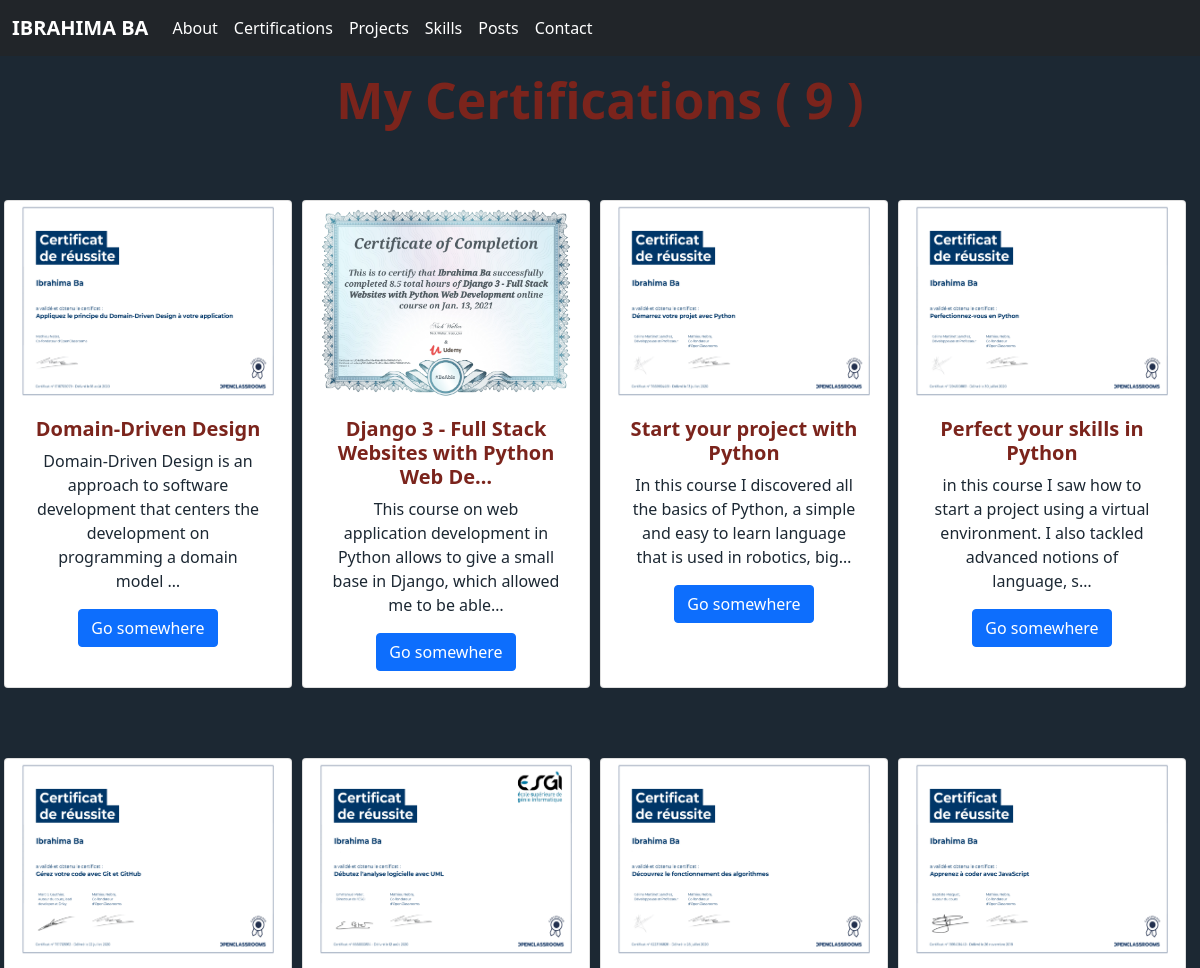
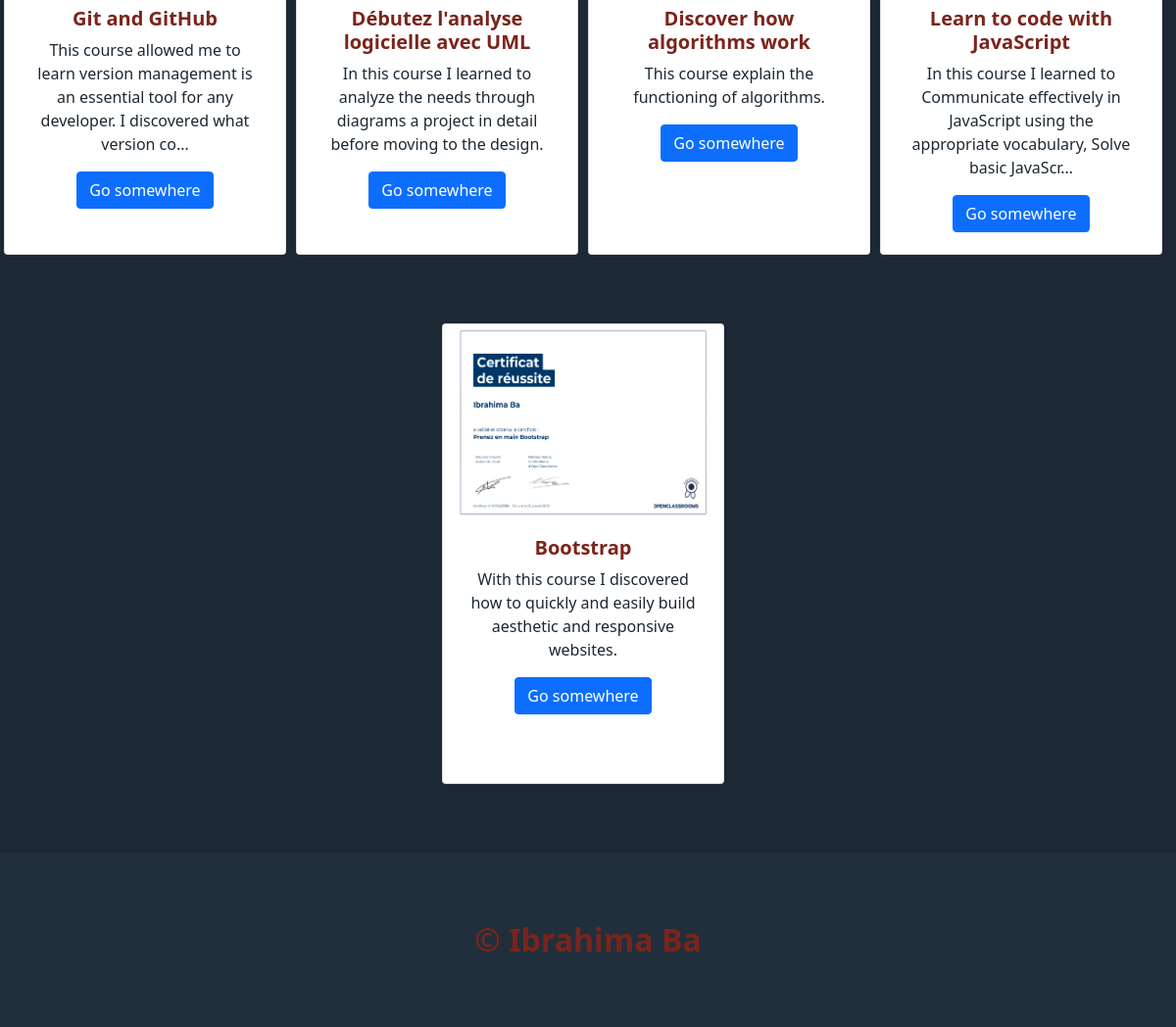
The app's page /certificate/ with its own data (2 pictures, top to bottom).
### certificate/models.py (models this page shows, shortened)
class Certificate(models.Model):
    title = models.CharField(max_length=200)
    description = models.TextField()
    image = models.ImageField(upload_to='portfolio/images/')
    date = models.DateField()

### certificate/views.py (the view)
# urls.py: path('', views.all_certificates, name='all_certificates'),
def all_certificates(request):
    certificates = Certificate.objects.all()
    return render(request, 'certificate/all_certificates.html', {'certificates': certificates})

### certificate/templates/certificate/all_certificates.html
{% extends 'portfolio/base.html' %}
{% load static %}
{% block content %}
    <div class="container-fluid">
        <div id="certifications" class="row justify-content-center text-center" style="background-color: #1c2833;">
            <h1 style="margin-top: 70px; margin-bottom: 70px;"> <b style="font-size: 50px; color: #7b241c;">
                My Certifications ({% if certificates %} {{ certificates.count }} {% endif %})
            </b> </h1>
            {% for certificate in certificates %}
                <div class="card col-sm-3" style="width: 18rem;  min-height: 470px; margin-bottom: 70px; margin-right: 10px;">
                    <img src="{{ certificate.image.url }}" class="card-img-top" alt="..." style="height:200px;">
                    <div class="card-body">
                        <h5 class="card-title" style="color: #7b241c;">
                            <b>{{ certificate.title|truncatechars:50 }}</b>
                        </h5>
                        <p class="card-text" style="color: #1c2833;">
                            {{ certificate.description|truncatechars:120 }}
                        </p>
                        <a href="{% url 'certificate_detail' certificate.id %}" class="btn btn-primary">
                            Go somewhere
                        </a>
                    </div>
                </div>
            {% endfor %}
        </div>
    </div>
{% endblock %}

### portfolio/templates/portfolio/base.html (shortened to what this page needs)
<!doctype html>
<html lang="en">
    <head>
        <link href="https://cdn.jsdelivr.net/npm/bootstrap@5.0.0-beta1/dist/css/bootstrap.min.css" rel="stylesheet">
        {% load static %}
        <link rel="stylesheet" href="{% static 'portfolio/custom.css' %}">
        <link rel="stylesheet" href="https://cdnjs.cloudflare.com/ajax/libs/font-awesome/4.7.0/css/font-awesome.min.css">
        <link rel="stylesheet" href="https://cdnjs.cloudflare.com/ajax/libs/font-awesome/5.12.0-1/css/all.min.css">
    </head>
    <body>
        <nav class="navbar navbar-expand-lg navbar-light bg-dark fixed-top">
              <div class="container-fluid">
                    <a class="navbar-brand" href="{% url 'home' %}"> <b style="color:white">IBRAHIMA BA</b> </a>
                    <div class="collapse navbar-collapse" id="navbarTogglerDemo03">
                        <ul class="navbar-nav me-auto mb-2 mb-lg-0">
                            <li class="nav-item">
                                <a class="nav-link active" aria-current="page" href="{% url 'home' %}#about" style="color: white">About</a>
                            </li>
                            <li class="nav-item">
                                <a class="nav-link" href="{% url 'all_certificates' %}" style="color: white">Certifications</a>
                            </li>
                            <li class="nav-item">
                                <a class="nav-link" href="{% url 'all_projects' %}" style="color: white">Projects</a>
                            </li>
                            <li class="nav-item">
                                <a class="nav-link" href="{% url 'home' %}#skills" style="color: white">Skills</a>
                            </li>
                            <li class="nav-item">
                                <a class="nav-link" href="{% url 'all_blog' %}" style="color: white">Posts</a>
                            </li>
                            <li class="nav-item">
                                <a class="nav-link" href="{% url 'home' %}#contact" style="color: white">Contact</a>
                            </li>
                        </ul>
                    </div>
              </div>
        </nav>
        {% block content %}
        {% endblock %}
        <footer class="row justify-content text-center" style="background-color: #212f3c;">
            <h2 class="powered-by" style="margin-top: 70px; margin-bottom: 70px; color: #7b241c;">
                <b>© Ibrahima Ba</b>
            </h2>
        </footer>
    </body>
</html>

### records on screen
Certificate: image (picture), title "Domain-Driven Design", description "Domain-Driven Design is an approach to software development that centers the development on programming a domain model …"
Certificate: image (picture), title "Django 3 - Full Stack Websites with Python Web De…", description "This course on web application development in Python allows to give a small base in Django, which allowed me to be able…"
Certificate: image (picture), title "Start your project with Python", description "In this course I discovered all the basics of Python, a simple and easy to learn language that is used in robotics, big…"
Certificate: image (picture), title "Perfect your skills in Python", description "in this course I saw how to start a project using a virtual environment. I also tackled advanced notions of language, s…"
Certificate: image (picture), title "Git and GitHub", description "This course allowed me to learn version management is an essential tool for any developer. I discovered what version co…"
Certificate: image (picture), title "Débutez l'analyse logicielle avec UML", description "In this course I learned to analyze the needs through diagrams a project in detail before moving to the design."
Certificate: image (picture), title "Discover how algorithms work", description "This course explain the functioning of algorithms."
Certificate: image (picture), title "Learn to code with JavaScript", description "In this course I learned to Communicate effectively in JavaScript using the appropriate vocabulary, Solve basic JavaScr…"
Certificate: image (picture), title "Bootstrap", description "With this course I discovered how to quickly and easily build aesthetic and responsive websites."

### other values on screen
{{ certificates.count }} "9"
